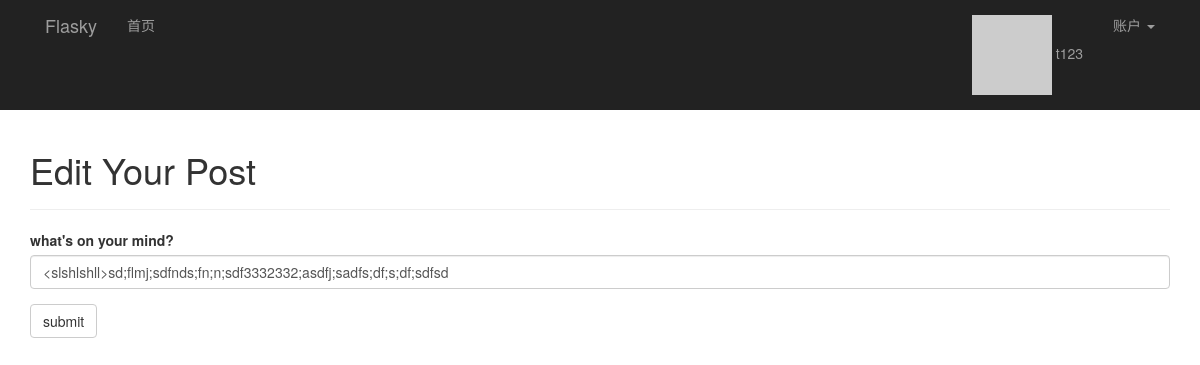
The page /edit/117 (signed in) on the database as committed earlier.
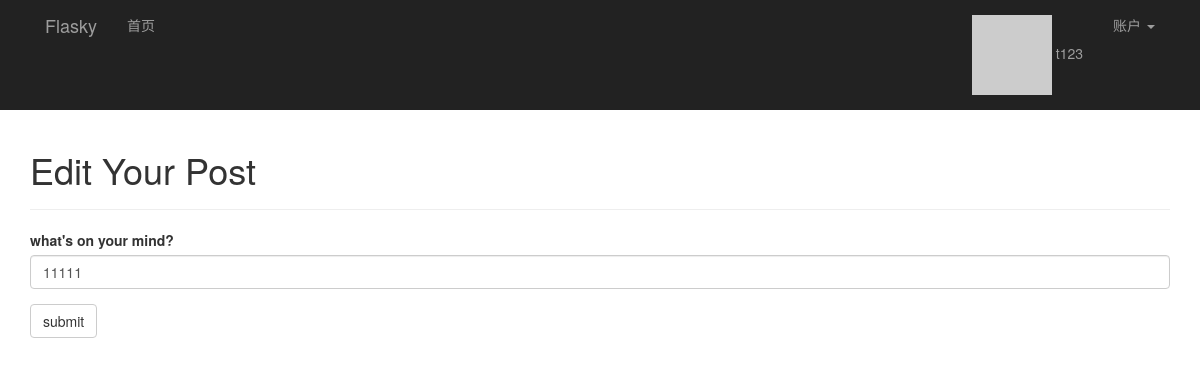
The same page on the database as committed later.
### app/models.py (models this page shows, shortened)
class Post(db.Model):
    __tablename__ = 'posts'
    id = db.Column(db.Integer, primary_key=True)
    body = db.Column(db.Text)
    body_html = db.Column(db.Text)
    timestamp = db.Column(db.DateTime, index=True, default=datetime.utcnow)
    author_id = db.Column(db.Integer, db.ForeignKey('users.id'))

### app/main/views.py (the view)
@main.route('/edit/<int:post_id>', methods=['GET', 'POST'])
@login_required
def edit(post_id):
    post = Post.query.get_or_404(post_id)
    if current_user != post.author and \
            not current_user.can(Permission.ADMINISTER):
        abort(403)
    form = PostForm()
    if form.validate_on_submit():
        post.body = form.body.data
        db.session.add(post)
        flash('The post has been updated.')
        return redirect(url_for('.post', post_id=post.id))
    form.body.data = post.body
    return render_template('edit_post.html', form=form)

### app/main/forms.py
class PostForm(Form):
    body = PageDownField("what's on your mind?", validators=[DataRequired()])
    submit = SubmitField('submit')

### app/auth/views.py (called while the page is built)
@auth.before_app_request
def before_request():
    if current_user.is_authenticated:
        current_user.ping()
        if not current_user.confirmed \
                and request.endpoint[:5] != 'auth.' \
                and request.endpoint != 'static':
            return redirect(url_for('auth.unconfirmed'))

### app/main/__init__.py (called while the page is built)
@main.app_context_processor
def inject_permissions():
    return dict(Permission=Permission)

### app/models.py (called while the page is built)
@login_manager.user_loader
def load_user(user_id):
    return User.query.get(int(user_id))

    def ping(self):
        self.last_seen = datetime.utcnow()
        db.session.add(self)

    def gravatar(self, size=100, default='identicon', rating='g'):
        if request.is_secure:
            url = 'https://secure.gravatar.com/avatar'
        else:
            url = 'http://s.gravatar.com/avatar'
        email_hash = self.avatar_hash or hashlib.md5(self.email.encode('utf-8')).hexdigest()
        return '{url}/{hash}?s={size}&d={default}&r={rating}'.format(
            url=url, hash=email_hash, size=size, default=default, rating=rating)

### app/templates/edit_post.html (shortened to what this page needs)
{% extends "base.html" %}
{% import "bootstrap/wtf.html" as wtf %}
{% block page_content %}
<div class="page-header">
    <h1>Edit Your Post</h1>
</div>
<div >
    {{ wtf.quick_form(form) }}
</div>
{% endblock %}

Rows that differ between the two databases and show on the page:
changed Post: body "<slshlshll>sd;flmj;sdfnds;fn;n;sdf3332332;asdfj;sadfs;df;s;df;sdfsd" → "11111"
